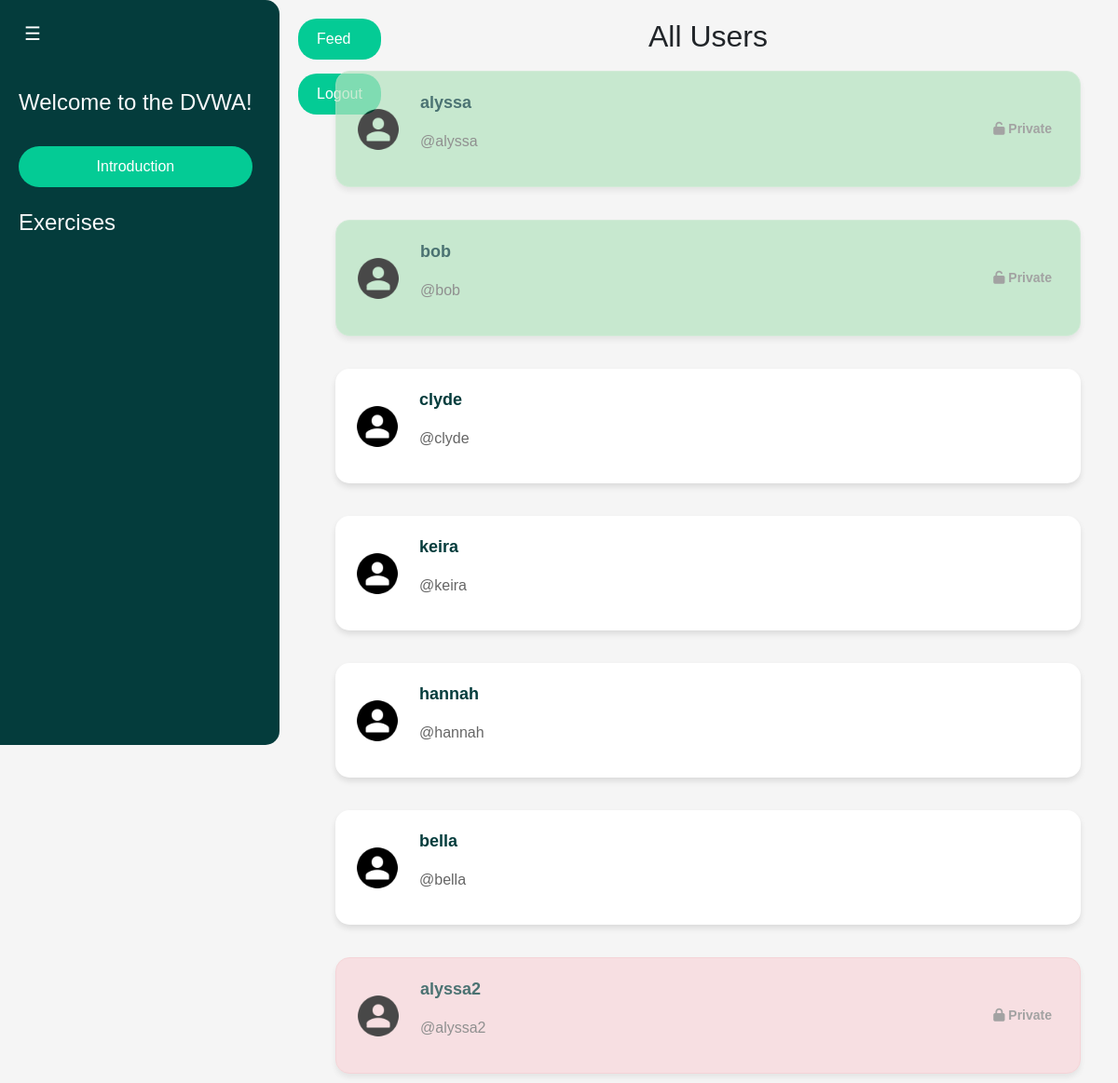
Screenshot of /profile_list/ (signed in) with the database file from the repository.
### webapp/models.py (models this page shows, shortened)
class Profile(models.Model):
    user = models.OneToOneField(User, on_delete=models.CASCADE)
    follows = models.ManyToManyField(
        "self",
        related_name="followed_by",
        symmetrical=False,
        blank=True
    )
    private = models.BooleanField(default=False)
    def create_profile(sender, instance, created, **kwargs):
        if created:
            user_profile = Profile(user=instance)
            user_profile.save()
            user_profile.follows.set([instance.profile.id])
            user_profile.save()
    post_save.connect(create_profile, sender=User)

### webapp/views.py (the view)
# urls.py: path("profile_list/", views.profile_list, name="profile_list"),
def profile_list(request):
    profiles = Profile.objects.exclude(user=request.user)  # Exclude logged-in user
    followed_profiles = request.user.profile.follows.all()  # Get who the logged-in user follows
    return render(request, "profile_list.html", {"profiles": profiles, "followed_profiles": followed_profiles})

### webapp/templates/profile_list.html (shortened to what this page needs)
{% load static %}
<!DOCTYPE html>
<html lang="en">
<head>
    <link href="https://cdn.jsdelivr.net/npm/bootstrap@5.3.0-alpha1/dist/css/bootstrap.min.css" rel="stylesheet">
    <link rel="stylesheet" href="{% static 'css/style.css' %}">
    <link rel="stylesheet" href="https://cdnjs.cloudflare.com/ajax/libs/font-awesome/6.0.0/css/all.min.css">
</head>
<body>
    <div id="sidebar" class="sidebar">
        <button id="toggleBtn" class="toggle-btn">☰</button>
        <div class="menu-items">
            <h4 class="text-light mt-4">Welcome to the DVWA!</h4>
            <button class="btn btn-intro w-100 mt-4">Introduction</button>
            <h4 class="text-light mt-4">Exercises</h4>
        </div>
    </div>
    <div class="top-buttons">
        <a href="{% url 'feed' %}" class="btn-top">Feed</a>
        <a href="{% url 'logout' %}" class="btn-top">Logout</a>
    </div>
    <div class="main-content">
        <h2 class="text-center">All Users</h2>
        <div class="profile-list">
        {% for profile in profiles %}
            {% if profile.private %}
                {% if profile in followed_profiles %}
                    <a href="{% url 'profile' profile.id %}" class="card-link">
                        <div class="profile-item private-following">
                            <img src="{% static 'images/default-avatar.png' %}" alt="User Avatar" class="profile-avatar">
                            <div class="profile-info">
                                <p class="username">{{ profile.user.username }}</p>
                                <p class="handle">@{{ profile.user.username|lower }}</p>
                            </div>
                            <span class="private-badge"><i class="fas fa-unlock"></i> Private</span>
                        </div>
                    </a>
                {% else %}
                    <div class="profile-item private-locked">
                        <img src="{% static 'images/default-avatar.png' %}" alt="User Avatar" class="profile-avatar">
                        <div class="profile-info">
                            <p class="username">{{ profile.user.username }}</p>
                            <p class="handle">@{{ profile.user.username|lower }}</p>
                        </div>
                        <span class="private-badge"><i class="fas fa-lock"></i> Private</span>
                    </div>
                {% endif %}
            {% else %}
                <a href="{% url 'profile' profile.id %}" class="card-link">
                    <div class="profile-item">
                        <img src="{% static 'images/default-avatar.png' %}" alt="User Avatar" class="profile-avatar">
                        <div class="profile-info">
                            <p class="username">{{ profile.user.username }}</p>
                            <p class="handle">@{{ profile.user.username|lower }}</p>
                        </div>
                    </div>
                </a>
            {% endif %}
        {% endfor %}
    </div>
</div>
</body>
</html>

### webapp/static/css/style.css (style rules this page uses)
body { background-color: #f5f5f5; font-family: 'Nunito', sans-serif; margin: 0; display: flex; height: 100vh; overflow-y: auto; }
.sidebar { background-color: #043c3c; color: white; width: 300px; height: 100vh; padding: 20px; position: fixed; top: 0; left: 0; overflow-x: hidden; transition: all 0.3s ease; display: flex; flex-direction: column; align-items: flex-start; border-radius: 0 15px 15px 0; }
.sidebar .toggle-btn { background: none; border: none; color: white; font-size: 20px; cursor: pointer; margin-bottom: 20px; }
.btn-intro { background-color: #04cb95; color: white; border: none; border-radius: 50px; padding: 10px 20px; font-size: 16px; text-align: center; cursor: pointer; transition: background-color 0.3s ease; }
.main-content { margin-left: 320px; padding: 20px; flex-grow: 1; display: flex; flex-direction: column; align-items: center; transition: margin-left 0.3s ease; }
.top-buttons { position: fixed; flex-direction: column; top: 20px; left: 320px; display: flex; gap: 15px; transition: left 0.3s ease; }
.btn-feed, .btn-top { text-decoration: none; background-color: #04cb95; color: white; border: none; padding: 10px 20px; border-radius: 20px; font-size: 16px; cursor: pointer; }
.profile-list { display: flex; flex-direction: column; align-items: center; gap: 15px; width: 100%; max-width: 1200px; margin: 0 auto; padding: 0 20px; }
.card-link { text-decoration: none; color: inherit; display: block; width: 100%; }
.profile-item { display: flex; align-items: center; background-color: white; border-radius: 15px; box-shadow: 0px 4px 6px rgba(0, 0, 0, 0.1); padding: 20px; transition: transform 0.2s ease; width: 100%; margin: 10px 0; }
.profile-avatar { width: 50px; height: 50px; border-radius: 50%; margin-right: 20px; }
.profile-info .username { font-size: 18px; font-weight: bold; color: #043c3c; }
.profile-info .handle { font-size: 16px; color: #666; }
.private-following { background-color: #b4e3bf !important; border: 1px solid #c3e6cb !important; pointer-events: auto; opacity: 0.7; }
.private-locked { background-color: #f8d7da; border: 1px solid #f5c6cb; pointer-events: none; opacity: 0.7; }
.private-badge { color: grey; margin-left: auto; padding: 10px; border-radius: 20px; font-size: 14px; font-weight: bold; gap: 5px; }

### rows the page displays
Profile: user.username "alyssa"
Profile: user.username "bob"
Profile: user.username "clyde"
Profile: user.username "keira"
Profile: user.username "hannah"
Profile: user.username "bella"
Profile: user.username "alyssa2"
